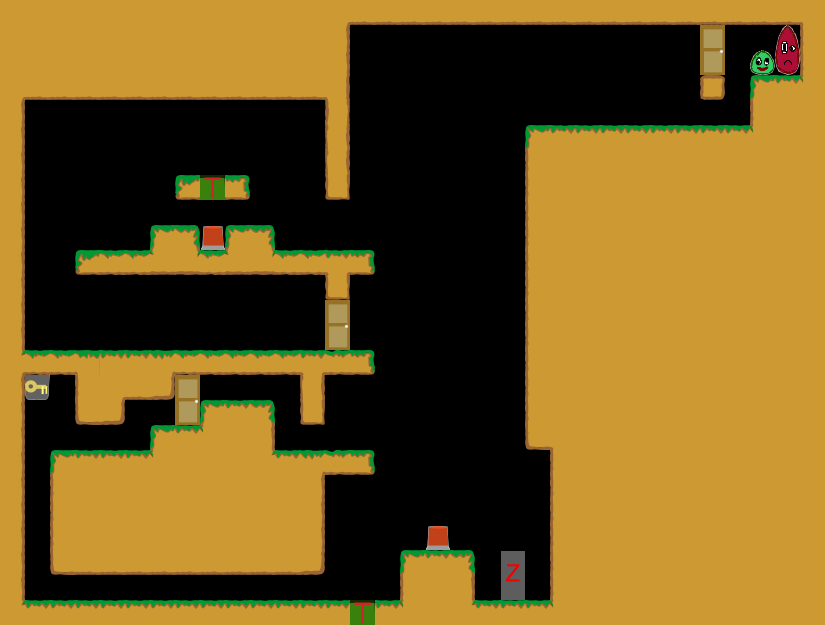

This game map was drawn from its Tiled (.tmx) file and the tilesets committed beside it. A one-line description and the trimmed map source follow:
An orthogonal 33x25 tile map with 25x25 px tiles, 1 tile layer (Kachelebene 1).

<map version="1.0" orientation="orthogonal" width="33" height="25" tilewidth="25" tileheight="25">
 <tileset firstgid="1" name="Tileset" tilewidth="25" tileheight="25">
  <image source="../../../img/Tileset.png" width="400" height="250" />
 </tileset>
 <layer name="Kachelebene 1" width="33" height="25">
  <data>[825 cells, 490 non-empty, 38 distinct tile ids]</data>
 </layer>
</map>
